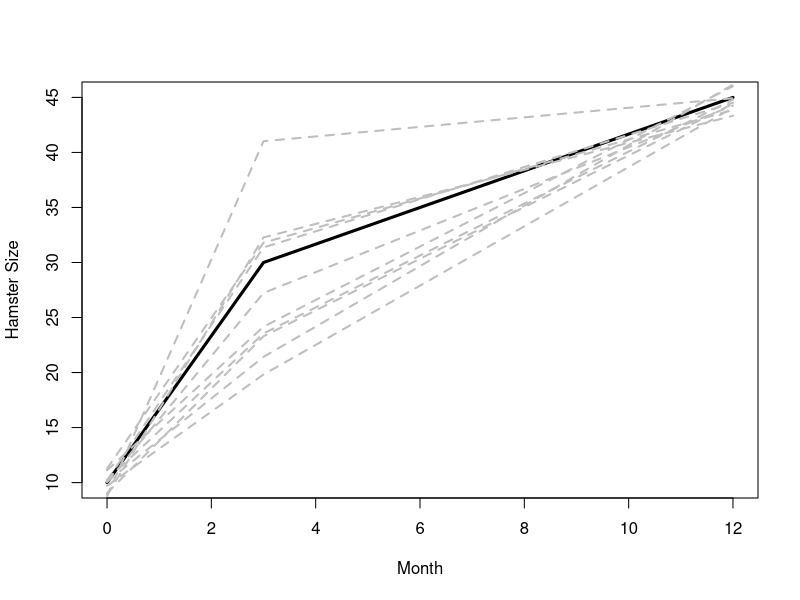

R code for this plot:
set.seed(3)

n <- 10;
x <- rnorm(10, mean=10, sd=0);
data <- data.frame(start=rnorm(n, x, 1), mid=rnorm(n, 3*x, 9), end=rnorm(n, 4.5*x, 1))

plot(c(0, 3, 12), c(10, 10*3, 10*4.5), type="l", lwd=3, xlab="Month", ylab="Hamster Size");

for(i in 1:nrow(data)){
	lines(c(0,3,12), data[i,], col="grey", lwd=2, lty=2)
}

print(summary(lm(mid~start+0, data)))
print(summary(lm(end~mid+0, data)))

print(summary(lm(end~start+0, data)))
